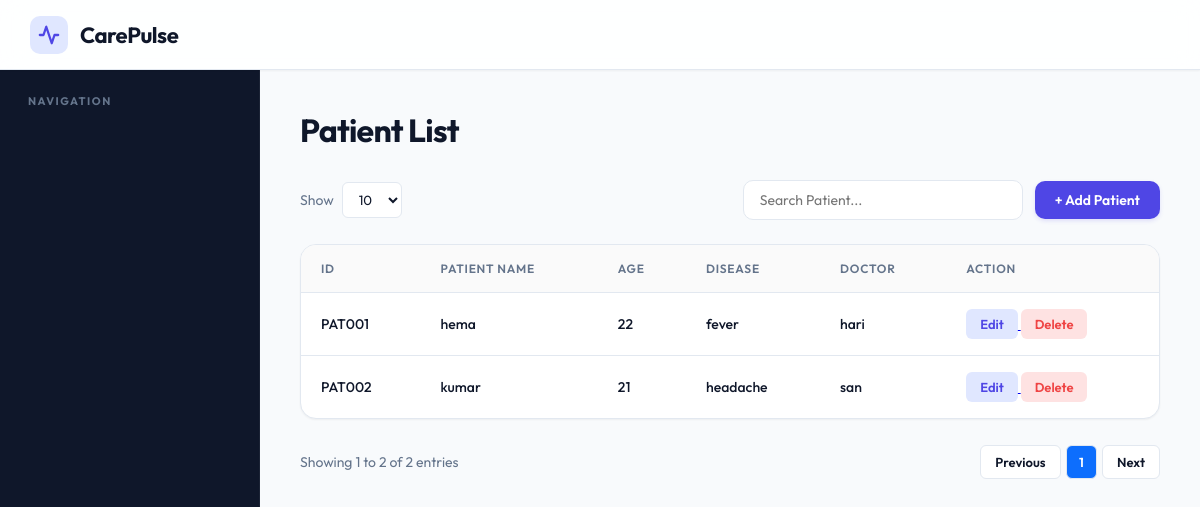
The page /patient/ on the database its author committed.
### hospital/models.py (models this page shows, shortened)
class Patient(models.Model):
    patient_id = models.CharField(max_length=20,unique=True)
    patient_name = models.CharField(max_length=100)
    age = models.IntegerField()
    disease = models.CharField(max_length=100)
    doctor = models.ForeignKey(Doctor,on_delete=models.CASCADE)
    user = models.OneToOneField(User,on_delete=models.CASCADE)

class Doctor(models.Model):
    doctor_id = models.CharField(max_length=20,unique=True)
    doctor_name = models.CharField(max_length=100)
    specialization = models.CharField(max_length=100)
    user = models.OneToOneField(User,on_delete=models.CASCADE)

### hospital/views.py (the view)
# urls.py: path('patient/', views.patient_list, name='patient_list'),
def patient_list(request):
    patients = Patient.objects.all()
    return render(request,'patient_list.html',{'patients': patients})

### hospital/templates/patient_list.html (shortened to what this page needs)
{% extends 'base.html' %}
{% block content %}
<h2 class="page-title">Patient List</h2>
<div class="toolbar">
    <div class="rows">
        <label>Show</label>
        <select id="rowsPerPage">
            <option value="10" selected>10</option>
        </select>
    </div>
    <div class="toolbar-right">
        <input
            type="text"
            id="searchInput"
            class="search-box"
            placeholder="Search Patient..."
        >
        <a href="{% url 'patient_add' %}">
            <button class="add-btn">
                + Add Patient
            </button>
        </a>
    </div>
</div>
<div class="table-container">
<table id="patientTable">
    <thead>
        <tr>
            <th>ID</th>
            <th>Patient Name</th>
            <th>Age</th>
            <th>Disease</th>
            <th>Doctor</th>
            <th>Action</th>
        </tr>
    </thead>
    <tbody>
        {% for patient in patients %}
        <tr>
            <td>{{ patient.patient_id }}</td>
            <td>{{ patient.patient_name }}</td>
            <td>{{ patient.age }}</td>
            <td>{{ patient.disease }}</td>
            <td>{{ patient.doctor.doctor_name }}</td>
            <td>
                <a href="{% url 'patient_edit' patient.id %}">
                    <button class="edit-btn">
                        Edit
                    </button>
                </a>
                <a href="{% url 'patient_delete' patient.id %}" onclick="return confirm('Are you sure you want to delete this patient?')">
                    <button class="delete-btn">
                        Delete
                    </button>
                </a>
            </td>
        </tr>
        {% endfor %}
    </tbody>
</table>
</div>
<div class="pagination">
    <div id="tableInfo"
        Showing 1 to 10 entries>
    </div>
    <div>
        <button id="prevBtn">
            Previous
        </button>
        <span id="pageNumbers"></span>
        <button id="nextBtn">
            Next
        </button>
    </div>
</div>
{% load static %}
{% endblock %}

### hospital/static/css/style.css (style rules this page uses)
:root { --primary: #4f46e5; --primary-hover: #4338ca; --primary-light: #e0e7ff; --text-main: #0f172a; --text-muted: #64748b; --bg-app: #f8fafc; --bg-card: #ffffff; --border: #e2e8f0; --sidebar-bg: #0f172a; --sidebar-hover: #1e293b; --sidebar-text: #94a3b8; --sidebar-active: #ffffff; --success: #10b981; --error: #ef4444; --shadow-sm: 0 1px 2px 0 rgb(0 0 0 / 0.05); --shadow-md: 0 4px 6px -1px rgb(0 0 0 / 0.1), 0 2px 4px -2px rgb(0 0 0 / 0.1); --shadow-lg: 0 10px 15px -3px rgb(0 0 0 / 0.1), 0 4px 6px -4px rgb(0 0 0 / 0.1); --radius-sm: 6px; --radius-md: 10px; --radius-lg: 16px; --transition: all 0.3s cubic-bezier(0.4, 0, 0.2, 1); }
* { margin:0; padding:0; box-sizing:border-box; font-family: 'Outfit', -apple-system, BlinkMacSystemFont, Segoe UI, Roboto, Helvetica, Arial, sans-serif; }
body { background: var(--bg-app); color: var(--text-main); min-height: 100vh; }
.page-title { font-size: 32px; font-weight: 700; color: var(--text-main); letter-spacing: -0.75px; margin-bottom: 30px; }
.toolbar { display: flex; justify-content: space-between; align-items: center; margin-bottom: 24px; gap: 16px; flex-wrap: wrap; }
.toolbar-right { display: flex; align-items: center; gap: 12px; }
.search-box { width: 280px; padding: 10px 16px; border: 1px solid var(--border); border-radius: var(--radius-md); font-size: 14px; background: var(--bg-card); color: var(--text-main); transition: var(--transition); }
.rows { display: flex; align-items: center; gap: 8px; font-size: 14px; color: var(--text-muted); }
.rows select { padding: 8px 12px; border: 1px solid var(--border); border-radius: var(--radius-sm); background: var(--bg-card); color: var(--text-main); cursor: pointer; outline: none; transition: var(--transition); }
.add-btn, .save-btn { background: var(--primary); color: white; border: none; padding: 10px 20px; border-radius: var(--radius-md); font-size: 14px; font-weight: 600; cursor: pointer; transition: var(--transition); display: inline-flex; align-items: center; gap: 8px; box-shadow: 0 2px 4px rgba(79, 70, 229, 0.15); text-decoration: none; }
.edit-btn { background: var(--primary-light); color: var(--primary); border: none; padding: 7px 14px; border-radius: var(--radius-sm); font-size: 13px; font-weight: 600; cursor: pointer; transition: var(--transition); }
.delete-btn { background: #fee2e2; color: #ef4444; border: none; padding: 7px 14px; border-radius: var(--radius-sm); font-size: 13px; font-weight: 600; cursor: pointer; transition: var(--transition); }
.table-container { background: var(--bg-card); border-radius: var(--radius-lg); border: 1px solid var(--border); box-shadow: var(--shadow-sm); overflow: hidden; margin-bottom: 20px; }
table { width: 100%; border-collapse: collapse; font-size: 14px; }
table th { background: #fafafa; color: var(--text-muted); padding: 16px 20px; font-weight: 600; font-size: 12px; text-transform: uppercase; letter-spacing: 0.75px; border-bottom: 1px solid var(--border); text-align: left; }
table td { padding: 16px 20px; border-bottom: 1px solid var(--border); color: var(--text-main); font-weight: 500; }
table tr:last-child td { border-bottom: none; }
table tr { transition: var(--transition); }
.pagination { margin-top: 24px; display: flex; justify-content: space-between; align-items: center; }
#tableInfo { font-size: 14px; color: var(--text-muted); }
.pagination button, #pageNumbers button { padding: 8px 14px; border: 1px solid var(--border); background: var(--bg-card); color: var(--text-main); border-radius: var(--radius-sm); font-size: 13px; font-weight: 600; cursor: pointer; transition: var(--transition); }

### rows shown on the page
Patient: patient_id "PAT001", patient_name "hema", age "22", disease "fever", doctor.doctor_name "hari"
Patient: patient_id "PAT002", patient_name "kumar", age "21", disease "headache", doctor.doctor_name "san"
